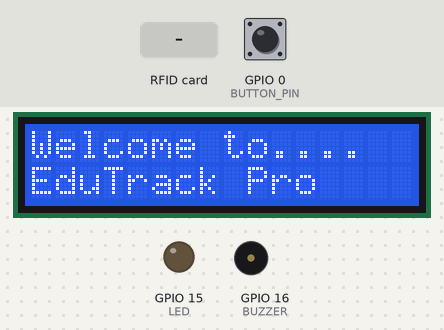
Bench run of a sketch on a simulated ESP8266 (NodeMCU). Shown: 16×2 character LCD, output pins drawn as LEDs (lit = HIGH), buzzer (waves = sounding, pin HIGH). Inputs (shaded band) come from the test bench; at power-on: GPIO 0 (BUTTON_PIN) HIGH. WiFi joins after 1.5 s; servers stay silent unless stated; uploads are accepted with an empty reply; pins used as bus, display or sensor lines are not drawn. At 14.2 s the program restarts the board; the recording ends there.

Above: at 0.7 s.
At 7.7 s:
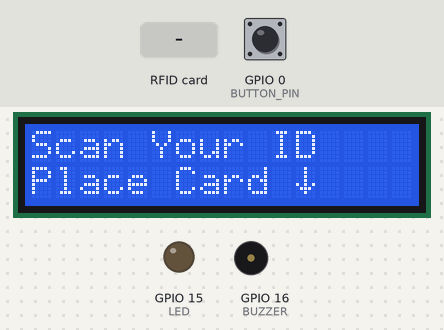
7.8 s: RFID card 5E 7A 19 C4 held to the reader
At 8.44 s:
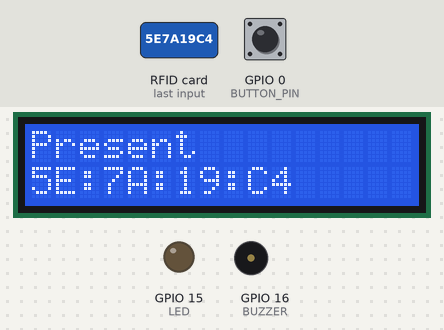
10.1 s: GPIO 0 (BUTTON_PIN) pulled LOW for 3.2 s
At 13.5 s:
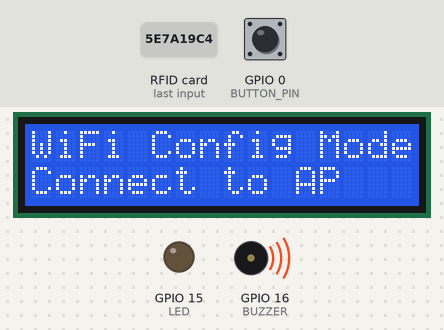
Timing chart, 0 to 14.2 s (numbered marks = the images above; inputs shaded):
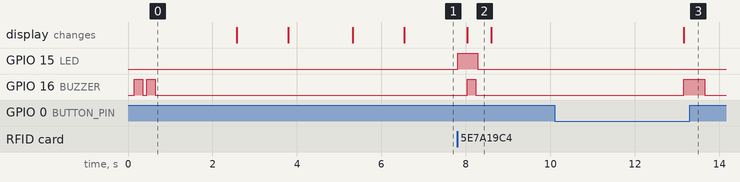

The sketch:

edu_tack_pro.ino
```cpp
/*
  EduTrack Pro - NodeMCU Attendance System (Enhanced UX Version)
  Author : Sakshyam Bastakoti & Zenith Kandel
  Date   : 2025-12-02

  Enhanced UX Features:
  - Professional welcome screens
  - Clear guided LCD messages
  - Distinct buzzer tones for each state
  - Human-friendly wording
  - Exhibition-ready flow
*/

#include <Arduino.h>
#include <ESP8266WiFi.h>
#include <WiFiManager.h>
#include <SPI.h>
#include <MFRC522.h>
#include <Wire.h>
#include <LiquidCrystal_I2C.h>
#include <ESP8266HTTPClient.h>
#include <WiFiClient.h>

// ---------- LCD ----------
LiquidCrystal_I2C lcd(0x27, 16, 2);

// ---------- PINS ----------
#define RST_PIN     255
#define SS_PIN      2     // D4
#define BUZZER      16    // D0
#define LED         15    // D8
#define BUTTON_PIN  0     // D3
#define WIFI_LED    LED_BUILTIN

// ---------- SERVER ----------
const char* serverHost  = "edutrackpro.zenithkandel.com.np";
const int   serverPort  = 80;
const char* apiEndpoint = "/API/rfid-checkin.php";

WiFiClient wifiClient;
HTTPClient http;
MFRC522 mfrc522(SS_PIN, RST_PIN);

// ---------- TIMING ----------
const unsigned long COOLDOWN_DELAY = 1500;
unsigned long lastScanTime = 0;
unsigned long pressStart = 0;
bool readyDisplayed = false;

// ---------- BUZZER TONES ----------
// void beepShort() {
//   digitalWrite(BUZZER, HIGH); delay(80); digitalWrite(BUZZER, LOW); delay(100);
// }
void beepSuccess() {
  digitalWrite(BUZZER, HIGH); delay(200); digitalWrite(BUZZER, LOW); delay(50);
}
void beepError() {
  digitalWrite(BUZZER, HIGH); delay(1000); digitalWrite(BUZZER, LOW); delay(100);
}
void beepStartup() {
  digitalWrite(BUZZER, HIGH); delay(200); digitalWrite(BUZZER, LOW); delay(100);
  digitalWrite(BUZZER, HIGH); delay(200); digitalWrite(BUZZER, LOW); delay(100);
}
void beepConfigMode() {
  digitalWrite(BUZZER, HIGH); delay(500); digitalWrite(BUZZER, LOW); delay(500);
}

// ---------- UTILS ----------
String byteToHex(byte val) {
  char buf[3];
  sprintf(buf, "%02X", val);
  return String(buf);
}

// ---------- WIFI UI ----------
void applyWiFiStyle(WiFiManager& wm) {
  const char* css = "<style>"
    "body{background-color:#1e1e1e;font-family:Verdana,sans-serif;color:#ffffff;text-align:center;}"
    "h1{color:#00d4ff;font-size:24px;margin-bottom:20px;}"
    "form{background:#2d2d2d;padding:25px;border-radius:15px;box-shadow:0 4px 15px rgba(0,0,0,0.5);display:inline-block;width:300px;text-align:left;}"
    "input{background:#383838;color:#fff;border:1px solid #555;border-radius:6px;padding:12px;width:100%;box-sizing:border-box;margin-bottom:15px;font-size:14px;}"
    "div,a,p{color:#e0e0e0 !important;text-decoration:none;}"
    "button{border:none;border-radius:25px;background:linear-gradient(90deg,#00d4ff,#005bea);color:white;padding:12px;width:100%;font-weight:bold;cursor:pointer;transition:0.3s;}"
    "button:hover{transform:translateY(-2px);box-shadow:0 5px 15px rgba(0,212,255,0.4);}"
    ".c{color:#aaa;font-size:11px;margin-top:15px;}"
    "</style>";
  wm.setCustomHeadElement(css);
}

// ---------- API ----------
bool sendToAPI(String uid) {
  String url = String("http://") + serverHost + apiEndpoint;
  String payload = "{\"uid\":\"" + uid + "\"}";

  if (WiFi.status() != WL_CONNECTED) return false;

  wifiClient.setTimeout(3000); // 3 Second timeout for production stability
  http.begin(wifiClient, url);
  http.addHeader("Content-Type", "application/json");

  int httpCode = http.POST(payload);
  http.end();
  return (httpCode == 200);
}

// ---------- SETUP ----------
void setup() {
  Serial.begin(115200);

  pinMode(LED, OUTPUT);
  pinMode(BUZZER, OUTPUT);
  pinMode(BUTTON_PIN, INPUT_PULLUP);
  pinMode(WIFI_LED, OUTPUT);

  digitalWrite(WIFI_LED, HIGH);

  // Production: Disable WiFi sleep for better response & reliability
  WiFi.setSleepMode(WIFI_NONE_SLEEP);

  Wire.begin();
  lcd.init();
  lcd.backlight();

  // Custom Character (Arrow Down)
  byte arrowDown[8] = {0x04,0x04,0x04,0x04,0x15,0x0E,0x04,0x00};
  lcd.createChar(1, arrowDown);

  SPI.begin();
  mfrc522.PCD_Init();

  lcd.clear();
  lcd.print(F("Welcome to...."));
  lcd.setCursor(0,1); lcd.print(F("EduTrack Pro"));
  beepStartup();
  delay(1800);

  lcd.clear();
  lcd.print(F("Initializing..."));
  lcd.setCursor(0,1); lcd.print(F("Please Wait"));
  delay(1200);

  WiFiManager wm;
  applyWiFiStyle(wm); // Apply custom UI
  lcd.clear();
  lcd.print(F("WiFi Setup..."));
  if (!wm.autoConnect("EduTrackPro")) {
    lcd.clear();
    lcd.print(F("WiFi Failed"));
    lcd.setCursor(0,1); lcd.print(F("Use Config"));
    delay(2000);
  }

  lcd.clear();
  lcd.print(F("WiFi Connected"));
  lcd.setCursor(0,1); lcd.print(F("System Ready"));
  digitalWrite(WIFI_LED, LOW);
  delay(1200);

  lcd.clear();
  lcd.print(F("Scan Your ID"));
  lcd.setCursor(0,1); lcd.print(F("Place Card \x01")); // Arrow Down
  readyDisplayed = true;
}

// ---------- LOOP ----------
void loop() {
  if (WiFi.status() != WL_CONNECTED) {
    lcd.clear();
    lcd.print(F("WiFi Lost"));
    lcd.setCursor(0,1); lcd.print(F("Reconnecting"));
    digitalWrite(WIFI_LED, HIGH);

    // Production: Auto-restart if WiFi is down for 60s
    static unsigned long wifiLostStart = 0;
    if (wifiLostStart == 0) wifiLostStart = millis();
    if (millis() - wifiLostStart > 60000) ESP.restart();

    delay(1000);
    return;
  }
  // Reset counter when connected
  static unsigned long wifiLostStart = 0;

  if (digitalRead(BUTTON_PIN) == LOW) {
    if (pressStart == 0) pressStart = millis();
    if (millis() - pressStart > 3000) {
      lcd.clear();
      lcd.print(F("WiFi Config Mode"));
      lcd.setCursor(0,1); lcd.print(F("Connect to AP"));
      beepConfigMode();
      WiFiManager wm;
      applyWiFiStyle(wm); // Apply custom UI
      wm.startConfigPortal("EduTrackPro-Config");
      ESP.restart();
    }
  } else pressStart = 0;

  if (!mfrc522.PICC_IsNewCardPresent()) return;
  if (!mfrc522.PICC_ReadCardSerial()) return;

  if (millis() - lastScanTime < COOLDOWN_DELAY) return;
  lastScanTime = millis();


  // lcd.clear();
  // lcd.setCursor(0,0); lcd.print("Card Detected");
  // lcd.setCursor(0,1); lcd.print("Reading...");
  // delay(500); // Removed to speed up

  // LED ON indicating processing
  digitalWrite(LED, HIGH);

  String uid = "";
  for (byte i = 0; i < mfrc522.uid.size; i++) {
    uid += byteToHex(mfrc522.uid.uidByte[i]);
    if (i < mfrc522.uid.size - 1) uid += ":";
  }

  // lcd.clear();
  // lcd.setCursor(0,0); lcd.print("Marking Attend.");
  // lcd.setCursor(0,1); lcd.print("Please Wait");

  bool ok = sendToAPI(uid);

  if (ok) {
    lcd.clear();
    lcd.print(F("Present"));
    lcd.setCursor(0,1); lcd.print(uid);
    beepSuccess();
  } else {
    lcd.clear();
    lcd.print(F("Server Error"));
    lcd.setCursor(0,1); lcd.print(F("Try Again"));
    beepError();
  }

  // LED OFF after processing
  digitalWrite(LED, LOW);

  delay(300);
  lcd.clear();
  lcd.print(F("Scan Your ID"));
  lcd.setCursor(0,1); lcd.print(F("Place Card \x01")); // Arrow Down

  mfrc522.PICC_HaltA();
  mfrc522.PCD_StopCrypto1();
  digitalWrite(WIFI_LED, LOW);
}
```

Measured:
- after the input at 7.8 s, GPIO 15 (LED): LOW → HIGH at once, → LOW 0.47 s later; GPIO 16 (BUZZER): LOW → HIGH after 0.23 s, → LOW 0.20 s later; the display: changes after 0.23 s (image 2)
- after the input at 10.1 s, GPIO 16 (BUZZER): LOW → HIGH after 3.1 s, → LOW 0.50 s later; the display: changes after 3.1 s (image 3)
- what the display in image 2 shows lasts 0.6 s, from 8.0 s to 8.6 s
